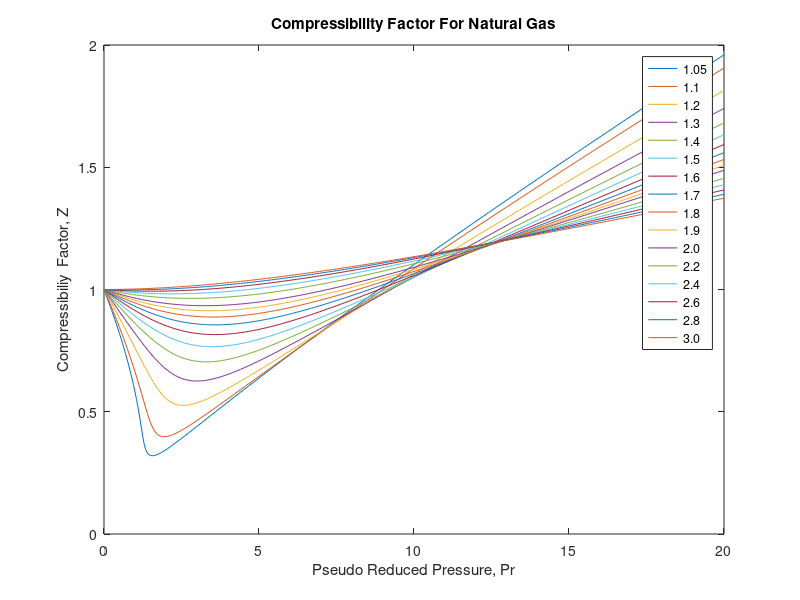
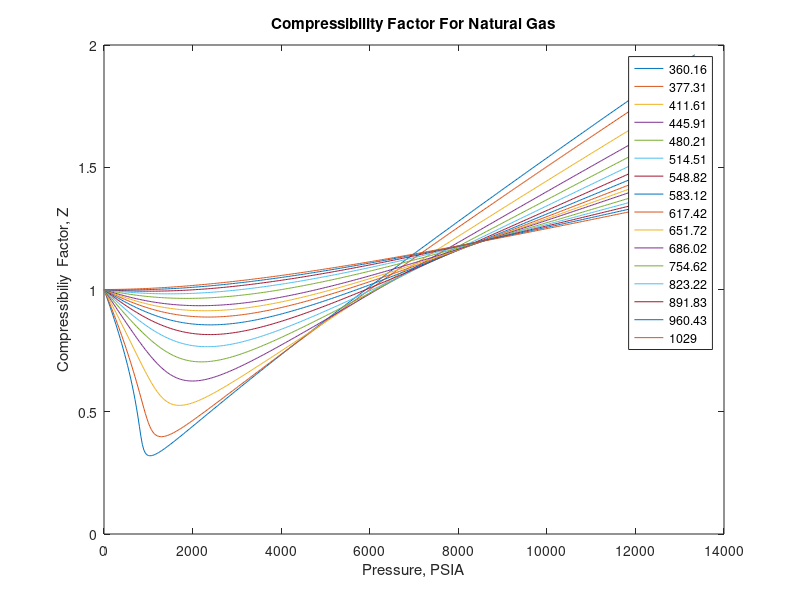

MATLAB code for these plots, in order:
%%
%Greg Kojadinovich
%Peng Robinson EOS
%Z-Factor for Methane

clear;
close all;

%% Variable Library
omegabeta = 0.07780; %Co-Volume Parameter Constant
omegaalpha = 0.45724; %Attraction Parameter Coeffificent
R = 10.73; %gas coefficient psia*cuft / lbmol*R
Tc = 343.01; %critical temperature Rankine
Pc = 667.0; %psia
omega = 0.0115; %accentric factor
func_omega = 0.374640+1.54226*omega-0.26992*omega^2; %f(omega)
Tr = [1.05 1.1 1.2 1.3 1.4 1.5 1.6 1.7 1.8 1.9 2.0 2.2 2.4 2.6 2.8 3.0]; #pseudo-reduced temperatures
Pr = [0:0.05:20]'; #pseudo-reduced pressures


%% Looping for each temperature and pressure
for i = 1:16 # for each fixed isotherm
    for j = 1:401 # for each pressure

        % Calculcate Temperature and Pressure
        T = Tr(i)*Tc;
        P = Pr(j)*Pc;

        %Calculate coefficent b
        b = (omegabeta*(R*Tc))/Pc;

        %Calculate coefficent a
        a_alpha = omegaalpha*((Tc^2)*(R^2)/Pc)*(1+func_omega*(1-Tr(i)^0.5))^2; %alpha

        %Pure Substane Dimensionless Attraction Parameters A
        A = (a_alpha*P)/((R^2)*(T^2));

        %Covolume Parameter B
        B = (b*P)/(R*T);

        %% Caculate Peng-Robinson Cubic Coefficients a1,b1,c1
        a1 = -(1-B);
        b1 = A-3*B^2-2*B;
        c1 = -(A*B-B^2-B^3);

        %% Solve Compressibility
        pp = [1 a1 b1 c1]; %polynomials
        z = roots(pp); %root of poly for z

        #Find real roots
        index = find(imag(z) ==0);

        #Saving real and largest root
        if length(index)>1
          Zreal = real(z(index));
          Zfactors(i,j) = [max(Zreal)];
        else
          Zfactors(i,j) = real(z(index));
        end
  end
end

%% Plot Compressiblity Vs Pr
figure(1)
plot(Pr,Zfactors);
xlabel('Pseudo Reduced Pressure, Pr')
ylabel('Compressibiliy  Factor, Z')
title('Compressibility Factor For Natural Gas')
legend('1.05', '1.1', '1.2','1.3', '1.4' ,'1.5','1.6','1.7','1.8','1.9','2.0','2.2','2.4','2.6', '2.8','3.0');

#Calculate temperature and pressure for graph
T = Tr*Tc; # temperature in Rankine
P = Pr*Pc; # pressure in PSIA


figure(2)
plot(P,Zfactors);
xlabel('Pressure, PSIA')
ylabel('Compressibiliy  Factor, Z')
title('Compressibility Factor For Natural Gas')
legend('360.16',	'377.31',	'411.61',	'445.91',	'480.21',	'514.51',	'548.82',	'583.12',	'617.42',	'651.72',	'686.02',	'754.62',	'823.22',	'891.83',	'960.43',	'1029');
